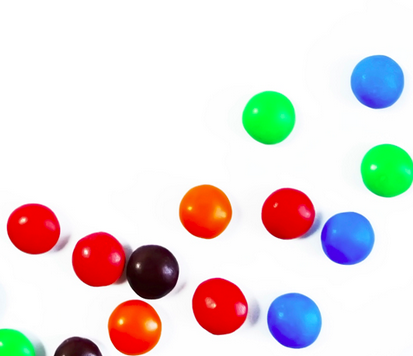
#> input picture opencv_tutorials/smarties.png, 413 x 356 px
$ python morph_transf.py
#> lines starting #> are read from the running program, lines starting #| are printed output that depends on the picture; after the words box and inside, x2 and y2 are one past the last pixel; in counts of white or black regions, pixels touching at a corner belong together
import cv2 as cv
import numpy as np
from matplotlib import pyplot as plt

img = cv.imread('smarties.png', cv.IMREAD_GRAYSCALE)
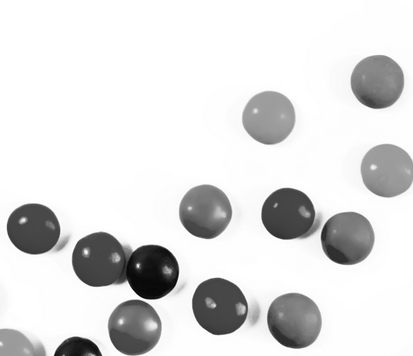
#> img: shape (356, 413); min 4, max 255, mean 222.6
_, mask = cv.threshold(img, 220, 255, cv.THRESH_BINARY_INV)
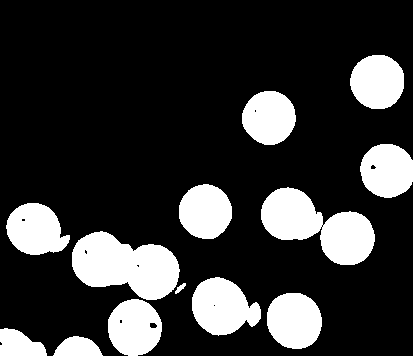
#> mask: shape (356, 413); 20.9% white; 13 white regions, largest, box (x1, y1, x2, y2) and area: (72, 231, 180, 300) 4953, (261, 187, 375, 265) 4823, (192, 277, 261, 336) 2806

kernal = np.ones((3,3), np.uint8)

erosion = cv.erode(mask, kernal, iterations=1)
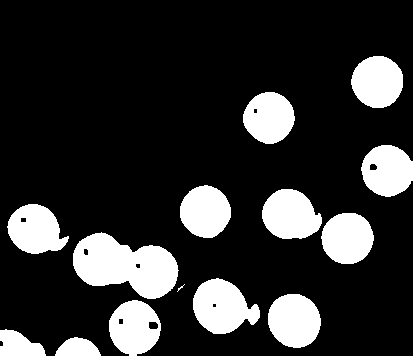
#> erosion: shape (356, 413); 18.9% white; 14 white regions (1 under 20 px), largest, box (x1, y1, x2, y2) and area: (73, 232, 179, 299) 4551, (193, 278, 260, 334) 2521, (262, 189, 322, 239) 2257
diletion = cv.dilate(erosion, kernal, iterations=1)
#> diletion: shape (356, 413); 20.9% white; 13 white regions, largest, box (x1, y1, x2, y2) and area: (72, 231, 180, 300) 4953, (261, 188, 375, 265) 4819, (192, 277, 261, 335) 2801

opening = cv.morphologyEx(mask, cv.MORPH_OPEN, kernal)
closing = cv.morphologyEx(mask, cv.MORPH_CLOSE, kernal)
#> closing: shape (356, 413); 20.9% white; 11 white regions, largest, box (x1, y1, x2, y2) and area: (72, 231, 186, 356) 7452, (261, 187, 375, 265) 4839, (192, 277, 261, 336) 2812

titles = ['mask', 'diletion', 'opening', 'closing']
images = [mask, diletion, opening, closing]

for i in range(4):
    plt.subplot(2,2,i+1), plt.imshow(images[i], 'gray')
    plt.title(titles[i])
    plt.xticks([]), plt.yticks([])


#cv.imshow(0)
#cv.destroyAllWindows()
plt.show()
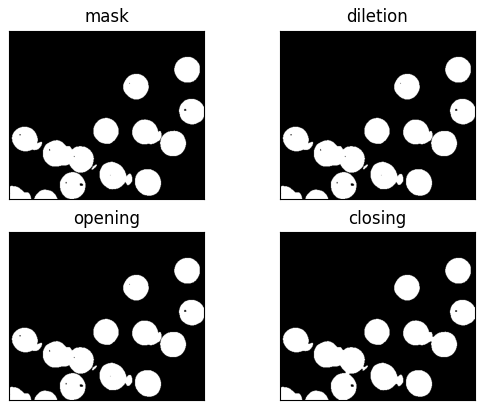
#> figure drawn by matplotlib, 4 panels

$ run again, with opencv_tutorials/ml.png copied over opencv_tutorials/smarties.png
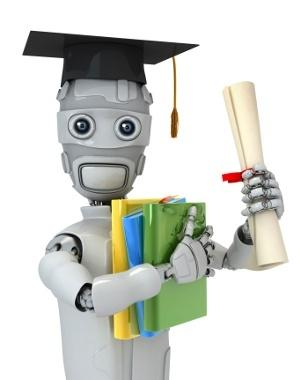
#> input picture opencv_tutorials/ml.png, 308 x 380 px
#> `_, mask = cv.threshold(img, 220, 255, cv.THRESH_BINARY_INV)`:
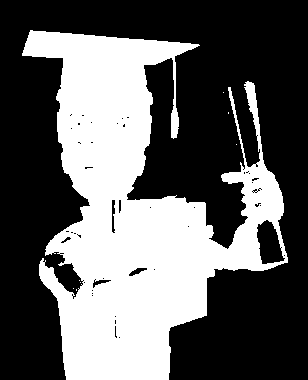
#> mask: shape (380, 308); 37.8% white; 8 white regions (7 under 20 px), largest, box (x1, y1, x2, y2) and area: (22, 30, 288, 380) 44230
#> erosion: shape (380, 308); 34.9% white; 16 white regions (13 under 20 px), largest, box (x1, y1, x2, y2) and area: (23, 31, 283, 380) 40341, (246, 83, 259, 134) 237, (172, 107, 178, 137) 135
#> diletion: shape (380, 308); 37.5% white; 11 white regions (5 under 20 px), largest, box (x1, y1, x2, y2) and area: (22, 30, 288, 380) 43118, (245, 82, 260, 135) 369, (171, 106, 179, 138) 211, (228, 87, 236, 114) 87, (173, 62, 176, 80) 54, (257, 136, 262, 149) 49
#> `closing = cv.morphologyEx(mask, cv.MORPH_CLOSE, kernal)`:
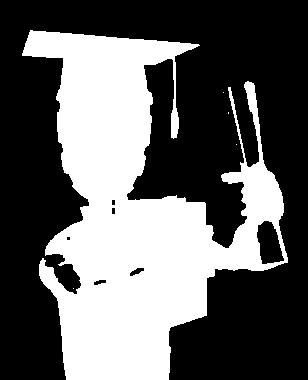
#> closing: shape (380, 308); 38.1% white; 5 white regions (4 under 20 px), largest, box (x1, y1, x2, y2) and area: (22, 30, 288, 380) 44593
